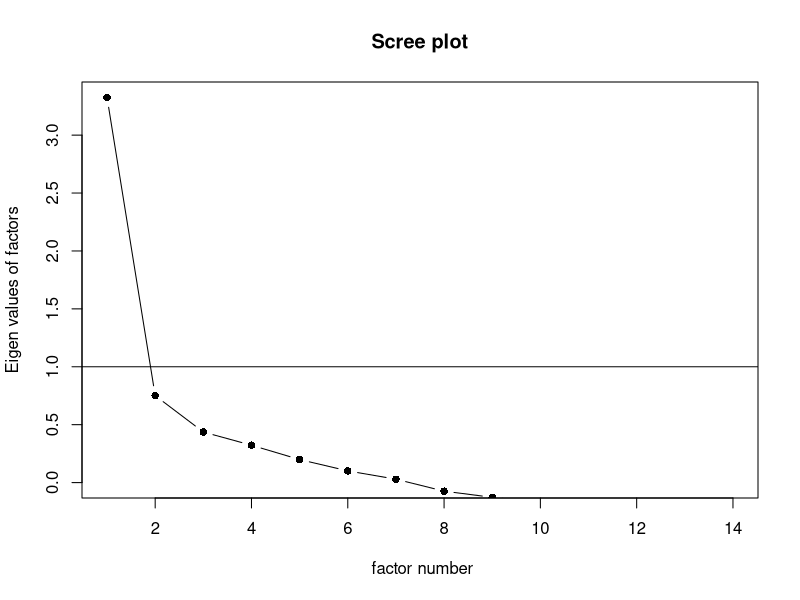
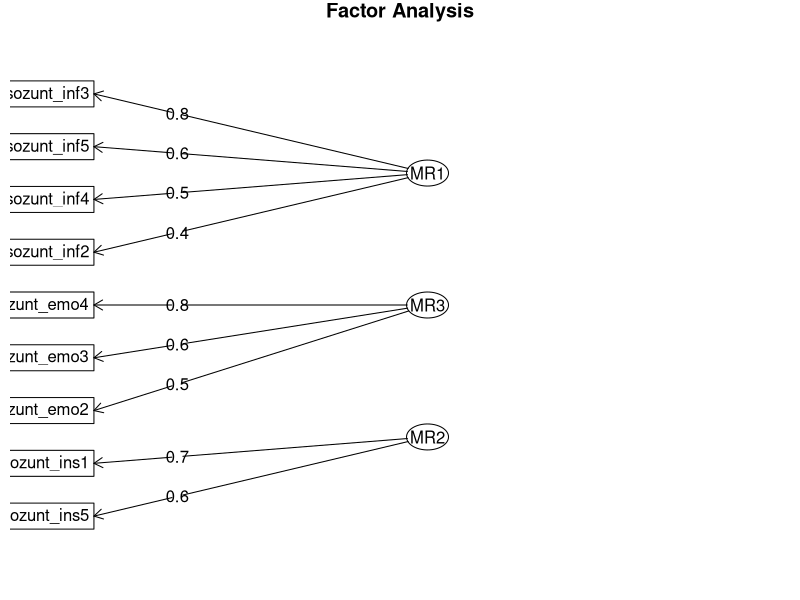

Generate these figures, in order, with R: (Note: this script raises an error after producing the figures.)
## ---- chunk 1
# Input: b_sab_mzp2_2024_R_data_file.csv
#
# Output: --
#
# Contents: (1) Read Data
#           (2) Measures
#           (3) Results

####  ------------- Load Packages ------------- ####
library(here)           # find files
library(tidyverse)      # for data management
library(psych)          # for scale construction, EFA, CFA
library(lavaan)         # for SEM
## ---- chunk 2
data <- read.csv(here("01_data/b_sab_mzp2_2024_R_data_file.csv"))
## ---- chunk 3
data_efa <- data %>%
  dplyr::select(sozunt_ins5:sozunt_ins2)
## ---- chunk 4
psych::KMO(data_efa)
## ---- chunk 5
data_efa <- data_efa %>%
  dplyr::select(-sozunt_ins4)
## ---- chunk 6
psych::cortest.bartlett(data_efa)$p.value
## ---- chunk 7
eig <- eigen(cor(data_efa, use = "complete.obs")) # get eigenvalues
eig$values
## ---- chunk 8
psych::scree(data_efa, pc = FALSE)  # plot scree plot 
## ---- chunk 9
efa <- psych::fa(data_efa, nfactors = 3, rotate = "oblimin")
loadings <- efa$loadings
loadings
## ---- chunk 10
data_efa <- data_efa %>%
  dplyr::select(-sozunt_emo1, -sozunt_ins3, -sozunt_ins2)
## ---- chunk 11
efa <- psych::fa(data_efa, nfactors = 3, rotate = "oblimin")
loadings <- efa$loadings
loadings
## ---- chunk 12
data_efa <- data_efa %>%
  dplyr::select(sozunt_inf2, sozunt_inf3, sozunt_inf4, sozunt_inf5,
                sozunt_emo2, sozunt_emo3, sozunt_emo4,
                sozunt_ins1, sozunt_ins5)
## ---- chunk 13
efa <- psych::fa(data_efa, nfactors = 3, rotate = "oblimin")
loadings <- efa$loadings
loadings
psych::fa.diagram(loadings)
## ---- chunk 14
inf_sup_alpha <- data %>% 
  dplyr::select(sozunt_inf2, sozunt_inf3, sozunt_inf4, sozunt_inf5) %>%
  psych::alpha(title = "sozunt_inf")

emo_sup_alpha <- data %>%  
  dplyr::select(sozunt_emo2, sozunt_emo3, sozunt_emo4) %>%
  psych::alpha(title = "sozunt_emo")

ins_sup_alpha <- data %>% 
  dplyr::select(sozunt_ins1, sozunt_ins5) %>%
  psych::alpha(title = "sozunt_ins")
## ---- chunk 15
data_cfa <- data %>%
  dplyr::select(seffsab_1:seffsab_9)
## ---- chunk 16
# specify the model
cfa_model <- ' pae =~ seffsab_1 + seffsab_2 + seffsab_20 + seffsab_14 + 
                      seffsab_6 + seffsab_28 + seffsab_48 + seffsab_39 +
                      seffsab_46 + seffsab_47 + seffsab_4
               rel =~ seffsab_29 + seffsab_44 + seffsab_27 + seffsab_42 + 
                      seffsab_9 '

# fit the model
fit_cfa <- cfa(cfa_model, data = data_cfa)
## ---- chunk 17
# CFI cut-off: .95; SRMR cut-off: .09
fitMeasures(fit_cfa, c("chisq", "df", "pvalue", "cfi", "srmr"))
## ---- chunk 18
sef_pea_alpha <- data %>% 
  dplyr::select(seffsab_1, seffsab_2, seffsab_20, seffsab_14, seffsab_6, 
                seffsab_28, seffsab_48, seffsab_39, seffsab_46, seffsab_47,
                seffsab_4) %>%
  psych::alpha(title = "sef_pea_alpha")

sef_rel_alpha <- data %>%  
  dplyr::select(seffsab_29, seffsab_44, seffsab_27, seffsab_42, seffsab_9) %>%
  psych::alpha(title = "sef_rel_alpha")
## ---- chunk 19
sef_pea_alpha$alpha.drop
sef_rel_alpha$alpha.drop
## ---- chunk 20
data_cfa <- data_cfa %>%
  dplyr::select(-seffsab_48)

# specify the model
cfa_model_2 <- ' pae =~ seffsab_1 + seffsab_2 + seffsab_20 + seffsab_14 + 
                        seffsab_6 + seffsab_28 + seffsab_39 + seffsab_46 + 
                        seffsab_47 + seffsab_4
                 rel =~ seffsab_29 + seffsab_44 + seffsab_27 + seffsab_42 + 
                        seffsab_9 '

# fit the model
fit_cfa_2 <- cfa(cfa_model_2, data = data_cfa)
fitMeasures(fit_cfa_2, c("chisq", "df", "pvalue", "cfi", "srmr"))
## ---- chunk 21
# CFI cut-off: .95; SRMR cut-off: .09
fitMeasures(fit_cfa_2, c("chisq", "df", "pvalue", "cfi", "srmr"))
## ---- chunk 22
sef_pea_alpha <- data %>% 
  dplyr::select(seffsab_1, seffsab_2, seffsab_20, seffsab_14, seffsab_6, 
                seffsab_28, seffsab_39, seffsab_46, seffsab_47, seffsab_4) %>%
  psych::alpha(title = "sef_pea_alpha")

sef_pea_alpha$alpha.drop
## ---- chunk 23
# Factor vignette, dummy for each vignette
data <- data %>%
  dplyr::mutate(vig = case_when((random == 1) ~ 1,
                                (random == 2) ~ 2,
                                (random == 3) ~ 3,
                                TRUE ~ as.numeric(NA)),
                vig1 = ifelse(vig == 1, 1, 0),
                vig2 = ifelse(vig == 2, 1, 0),
                vig3 = ifelse(vig == 3, 1, 0))


data$vig <- as.factor(data$vig)

## Attribution 

data <- data %>%
  dplyr::mutate(int = int_1,  # internality
                sta = sta_1,  # stability 
                glo = glo_1,  # globality
                con = kon_1)  # controllability

# Attribution style: Int, Sta, Glo
data <- data %>% 
  dplyr::mutate(isg = rowMeans(subset(data, select = c(int, sta, glo)), na.rm = TRUE))

isg_alpha <- data %>% 
  dplyr::select(int, sta, glo) %>%
  psych::alpha(title = "isg_alpha")


## Affect 

# Negative affect, positive affect
data <- data %>% 
  dplyr::mutate(pos_aff = rowMeans(subset(data, select = c(affekt_1, affekt_3, 
                                                           affekt_4, affekt_6, 
                                                           affekt_10, affekt_11,
                                                           affekt_12, affekt_15)),
                                   na.rm = TRUE),
                neg_aff = rowMeans(subset(data, select = c(affekt_2, affekt_5, 
                                                           affekt_7, affekt_8, 
                                                           affekt_13, affekt_14,
                                                           affekt_16)),
                                   na.rm = TRUE),
                ang = affekt_5,   # Anger
                gui = affekt_7,   # Guilt
                sha = affekt_14)  # Shame


## Social Support

# Informational support: "Hinweise und Ratschläge"
data <- data %>% 
  dplyr::mutate(inf_sup = rowMeans(subset(data, select = c(sozunt_inf2,
                                                           sozunt_inf3,
                                                           sozunt_inf4, 
                                                           sozunt_inf5)),
                                   na.rm = TRUE),

# Emotional support: "Trost und Nähe"
                emo_sup = rowMeans(subset(data, select = c(sozunt_emo2, 
                                                           sozunt_emo3, 
                                                           sozunt_emo4)),
                                   na.rm = TRUE),
                
## Instrumental support: "Güter und Materialien"                
                ins_sup = rowMeans(subset(data, select = c(sozunt_ins1, 
                                                           sozunt_ins5)),
                                 na.rm = TRUE))

## Self Efficacy

# Self Efficacy, Factor 1: Pedagogical Practices   
data <- data %>% 
  dplyr::mutate(seff_f1 = rowMeans(subset(data, select = c(seffsab_1, seffsab_2, 
                                                           seffsab_20, seffsab_14, 
                                                           seffsab_6, seffsab_28, 
                                                           seffsab_39, seffsab_46, 
                                                           seffsab_47, seffsab_4)),
                                   na.rm = TRUE),

# Self Efficacy, Factor 2: Relationships
                seff_f2 = rowMeans(subset(data, select = c(seffsab_29,seffsab_44,
                                                           seffsab_27,seffsab_42, 
                                                           seffsab_9)),
                                   na.rm = TRUE))
## ---- chunk 24
model1 <- '# direct effect
           inf_sup ~ int + con
           ins_sup ~ int + con
           emo_sup ~ int + con 
           # mediators
           ang ~ int + con
           inf_sup ~ ang
           ins_sup ~ ang
           emo_sup ~ ang'

fit1 <- lavaan::sem(model1, data = data, missing = "fiml")

summary(fit1)
## ---- chunk 25
model2 <- 'inf_sup ~ seff_f2 + seff_f1
           ins_sup ~ seff_f2 + seff_f1
           emo_sup ~ seff_f2 + seff_f1

           con ~ seff_f2 + seff_f1'

fit2 <- lavaan::sem(model2, data = data, missing = "fiml")

summary(fit2)
## ---- chunk 26
model3 <- '# direct effect
           inf_sup ~ int + con + seff_f2 + seff_f1
           ins_sup ~ int + con + seff_f2 + seff_f1
           emo_sup ~ int + con + seff_f2 + seff_f1
           # mediators
           ang ~ int + con
           inf_sup ~ ang
           ins_sup ~ ang
           emo_sup ~ ang
           # else
           con ~ seff_f2 + seff_f1'

fit3 <- lavaan::sem(model3, data = data, missing = "fiml")

summary(fit3)

# CFI cut-off: .95; SRMR cut-off: .09
fitMeasures(fit3, c("chisq", "df", "pvalue", "cfi","srmr"))
## ---- chunk 27
model4 <- 'ang ~ seff_f2 + seff_f1
           gui ~ seff_f2 + seff_f1
           sha ~ seff_f2 + seff_f1'

fit4 <- lavaan::sem(model4, data = data, missing = "fiml")
summary(fit4)
## ---- chunk 28
data_vig1 <- data %>% 
  dplyr::filter(vig == 1) 

data_vig2 <- data %>% 
  dplyr::filter(vig == 2) 

data_vig3 <- data %>% 
  dplyr::filter(vig == 3) 

tab1 <- table(data_vig1$check_1)
tab2 <- table(data_vig2$check_1)
tab3 <- table(data_vig3$check_1)

barplot(tab1, main = "Vignette 1")
barplot(tab2, main = "Vignette 2")
barplot(tab3, main = "Vignette 3")
## ---- chunk 29
tab1 <- data.frame(int = mean(data_vig1$int, na.rm = T),
                   sta = mean(data_vig1$sta, na.rm = T),
                   glo = mean(data_vig1$glo, na.rm = T),
                   con = mean(data_vig1$con, na.rm = T))

tab2 <- data.frame(int = mean(data_vig2$int, na.rm = T),
                   sta = mean(data_vig2$sta, na.rm = T),
                   glo = mean(data_vig2$glo, na.rm = T),
                   con = mean(data_vig2$con, na.rm = T))

tab3 <- data.frame(int = mean(data_vig3$int, na.rm = T),
                   sta = mean(data_vig3$sta, na.rm = T),
                   glo = mean(data_vig3$glo, na.rm = T),
                   con = mean(data_vig3$con, na.rm = T))

barplot(as.matrix(tab1), main = "Vignette 1")
barplot(as.matrix(tab2), main = "Vignette 2")
barplot(as.matrix(tab3), main = "Vignette 3")
